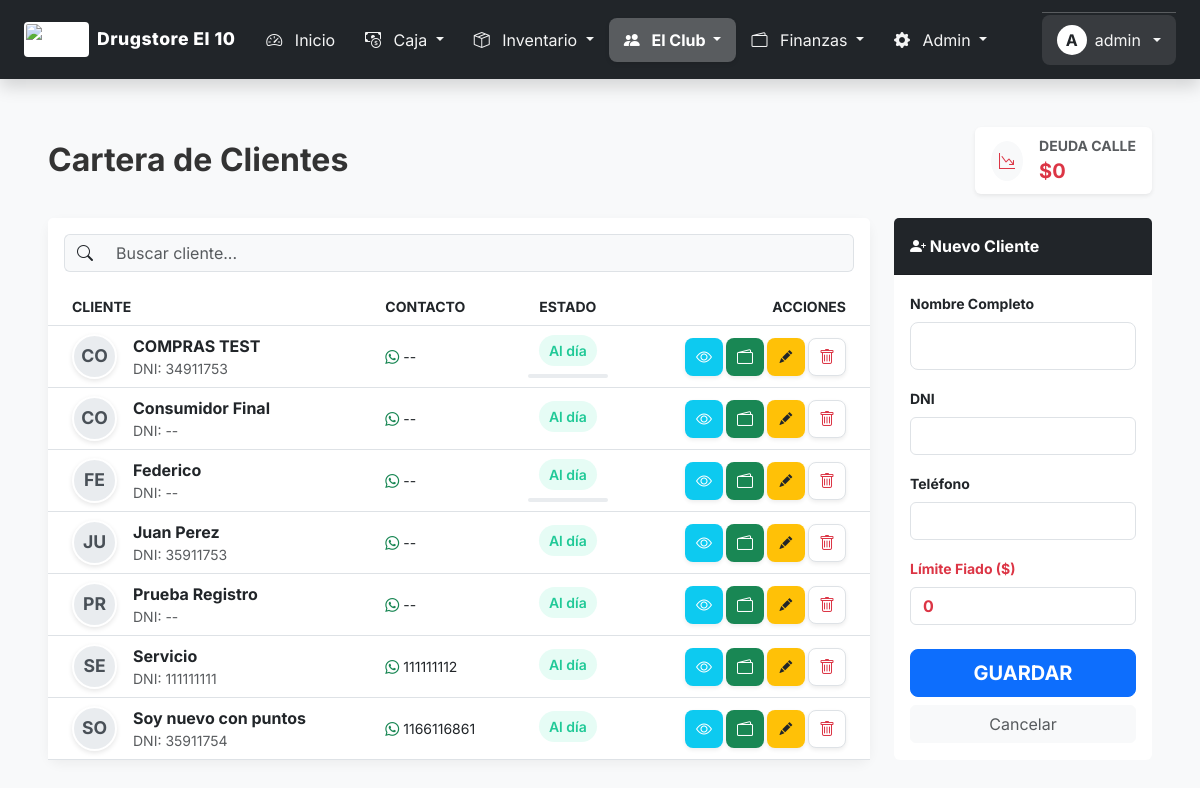
Page /clientes.php (signed in) on the earlier database version.
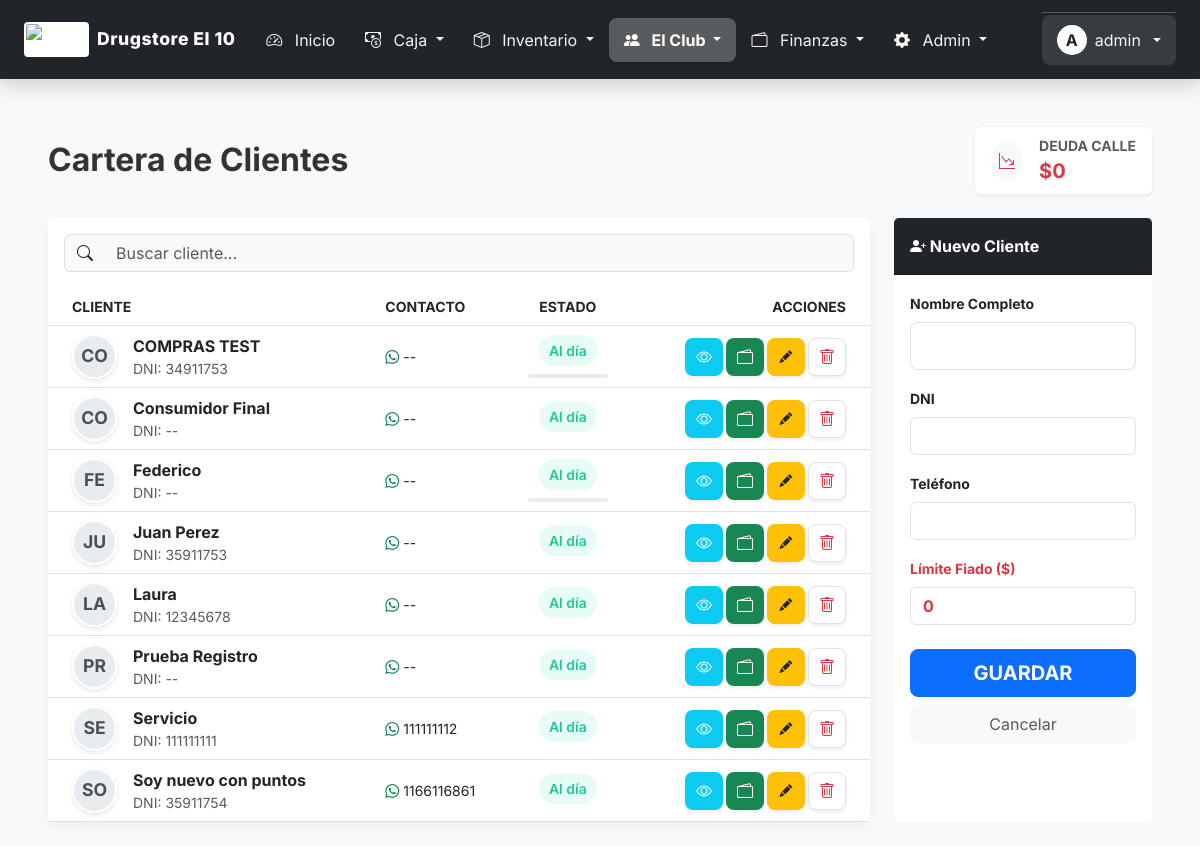
Same page on the later database version.
### tables this page shows
CREATE TABLE `clientes` (
  `id` int(11) NOT NULL,
  `nombre` varchar(100) NOT NULL,
  `dni_cuit` varchar(20) DEFAULT NULL,
  `email` varchar(100) DEFAULT NULL,
  `password` varchar(255) DEFAULT NULL,
  `telefono` varchar(50) DEFAULT NULL,
  `direccion` varchar(255) DEFAULT NULL,
  `foto_perfil` varchar(255) DEFAULT 'default_user.png',
  `fecha_nacimiento` date DEFAULT NULL,
  `recibir_notificaciones` tinyint(1) DEFAULT 1,
  `limite_credito` decimal(12,2) DEFAULT 0.00,
  `saldo_deudor` decimal(12,2) DEFAULT 0.00,
  `puntos_acumulados` int(11) DEFAULT 0,
  `fecha_registro` datetime DEFAULT current_timestamp(),
  `whatsapp` varchar(50) DEFAULT NULL,
  `dni` varchar(20) DEFAULT NULL,
  `saldo_actual` decimal(10,2) DEFAULT 0.00,
  `saldo_favor` decimal(10,2) DEFAULT 0.00
);

### clientes.php (the view, shortened to what the changed rows need)
<?php
$sql = "SELECT c.*,
        (SELECT COALESCE(SUM(monto),0) FROM movimientos_cc WHERE id_cliente = c.id AND tipo = 'debe') -
        (SELECT COALESCE(SUM(monto),0) FROM movimientos_cc WHERE id_cliente = c.id AND tipo = 'haber') as saldo_calculado,
        (SELECT MAX(fecha) FROM ventas WHERE id_cliente = c.id) as ultima_venta_fecha,
        (SELECT COUNT(*) FROM ventas WHERE id_cliente = c.id) as total_compras_cant
        FROM clientes c
        ORDER BY c.nombre ASC";
$clientes = $conexion->query($sql)->fetchAll(PDO::FETCH_ASSOC);
?>
<!DOCTYPE html>
<html lang="es">
<head>
    <link href="https://cdn.jsdelivr.net/npm/bootstrap@5.3.0/dist/css/bootstrap.min.css" rel="stylesheet">
    <link rel="stylesheet" href="https://cdn.jsdelivr.net/npm/bootstrap-icons@1.10.0/font/bootstrap-icons.css">
</head>
<body>
    <div class="container-fluid py-4 px-md-5">
        <div class="row mb-4">
            <div class="col-12">
                <div class="d-flex justify-content-between align-items-center flex-wrap gap-3">
                    <div>
                        <h2 class="fw-bold mb-0">Cartera de Clientes</h2>
                    </div>
                </div>
            </div>
        </div>
        <div class="row g-4">
            <div class="col-md-8 col-lg-9 order-2 order-md-1">
                <div class="card card-custom h-100">
                    <div class="card-body p-0">
                        <div class="table-responsive">
                            <table class="table table-hover align-middle mb-0" id="tablaClientes">
                                <thead class="bg-light text-secondary small text-uppercase">
                                    <tr>
                                        <th class="ps-4">Cliente</th>
                                        <th class="d-none d-md-table-cell">Contacto</th>
                                        <th class="text-center">Estado</th>
                                        <th class="text-end pe-4">Acciones</th>
                                    </tr>
                                </thead>
                                <tbody>
                                    <?php if(count($clientes) > 0): ?>
                                        <?php foreach($clientes as $c):
                                            $iniciales = strtoupper(substr($c['nombre'], 0, 2));
                                            $deuda = $c['saldo_calculado'];
                                            $limite = $c['limite_credito'];
                                            $colorDeuda = ($deuda > 0) ? 'badge-deuda' : 'badge-aldia';
                                            $textoDeuda = ($deuda > 0) ? 'Debe $'.number_format($deuda,0,',','.') : 'Al día';
                                        ?>
                                        <tr class="cliente-row">
                                            <td class="ps-4">
                                                <div class="d-flex align-items-center">
                                                    <div class="avatar-circle me-3"><?php echo $iniciales; ?></div>
                                                    <div>
                                                        <div class="fw-bold text-dark nombre-cliente"><?php echo $c['nombre']; ?></div>
                                                        <small class="text-muted d-none d-md-block dni-cliente">DNI: <?php echo $c['dni'] ?: '--'; ?></small>
                                                    </div>
                                                </div>
                                            </td>
                                            <td class="d-none d-md-table-cell">
                                                <div class="small"><i class="bi bi-whatsapp text-success"></i> <?php echo $c['telefono'] ?: '--'; ?></div>
                                            </td>
                                            <td class="text-center">
                                                <span class="<?php echo $colorDeuda; ?> small mb-1 d-inline-block"><?php echo $textoDeuda; ?></span>
                                                <?php if($limite > 0): ?>
                                                    <div class="progress mt-1" style="height: 4px; width: 80px; margin: 0 auto;">
                                                    </div>
                                                <?php endif; ?>
                                            </td>
                                            <td class="text-end pe-4">
                                                <div class="d-flex justify-content-end">
                                                    <button class="btn-icon bg-info text-white shadow-sm" onclick="verResumen(<?php echo $c['id']; ?>)">
                                                        <i class="bi bi-eye"></i>
                                                    </button>
                                                    <a href="cuenta_cliente.php?id=<?php echo $c['id']; ?>" class="btn-icon bg-success text-white shadow-sm">
                                                        <i class="bi bi-wallet2"></i>
                                                    </a>
                                                    <button class="btn-icon bg-warning text-dark shadow-sm"
                                                        onclick="editar(<?php echo $c['id']; ?>)">
                                                        <i class="bi bi-pencil-fill" style="font-size: 0.8rem;"></i>
                                                    </button>
                                                    <a href="clientes.php?borrar=<?php echo $c['id']; ?>" class="btn-icon bg-white text-danger border shadow-sm" onclick="return confirm('¿Borrar?');">
                                                        <i class="bi bi-trash"></i>
                                                    </a>
                                                </div>
                                            </td>
                                        </tr>
                                        <?php endforeach; ?>
                                    <?php else: ?>
                                        <tr><td colspan="4" class="text-center py-5 text-muted">Sin clientes.</td></tr>
                                    <?php endif; ?>
                                </tbody>
                            </table>
                        </div>
                    </div>
                </div>
            </div>
        </div>
    </div>
</body>
</html>

Differences in the rows shown:
added clientes: nombre "LA", nombre "Laura", dni "12345678", telefono "--", textoDeuda "Al día"
